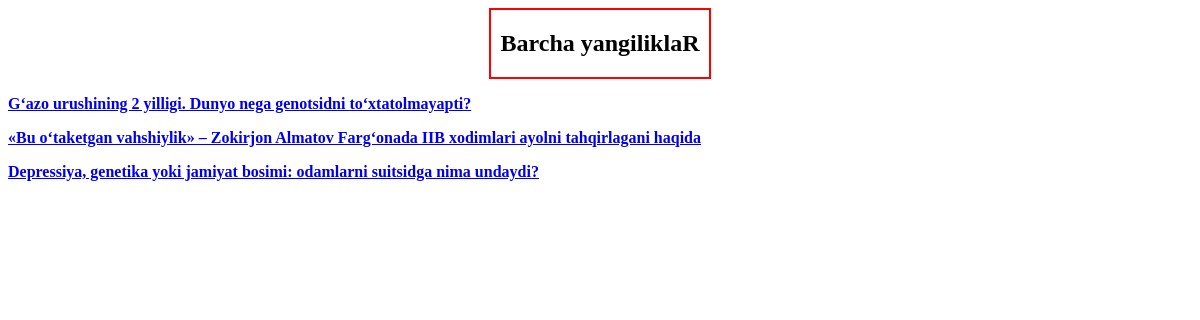
The page /all_news/ on the database as committed earlier.
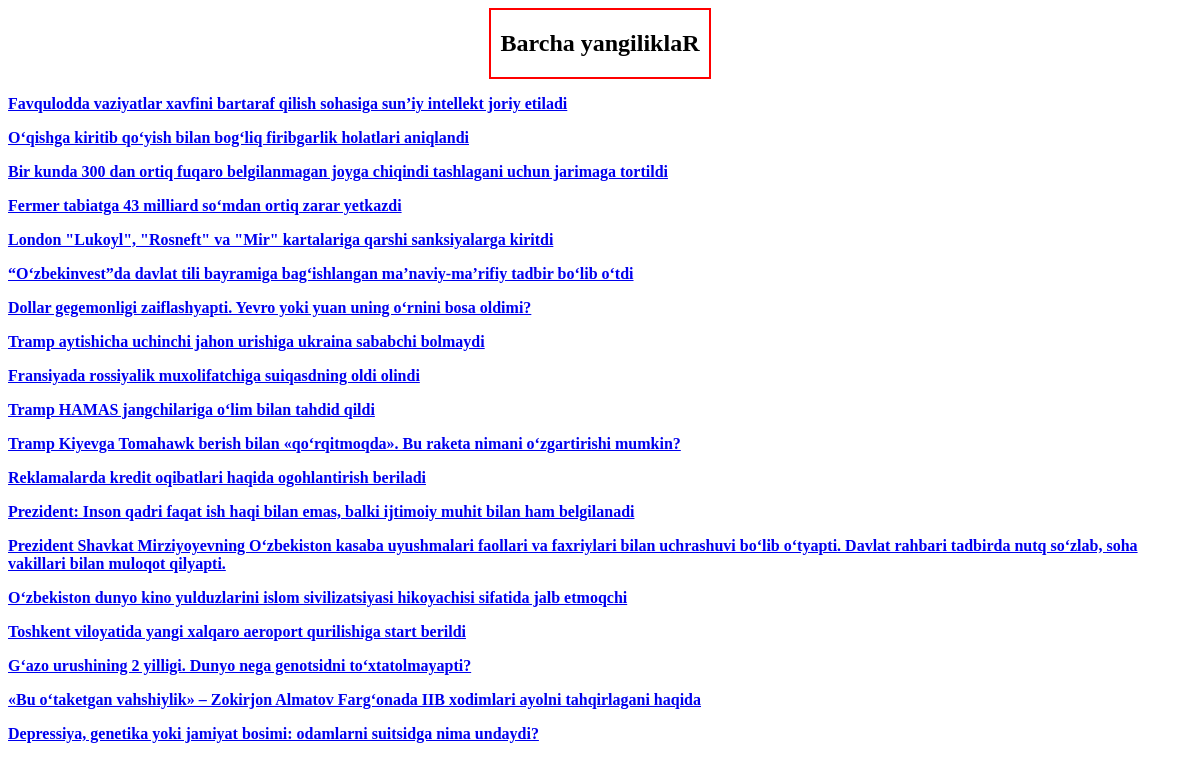
The same page on the database as committed later.
### news_project/models.py (models this page shows, shortened)
class News(models.Model):
    class Status(models.TextChoices):
        Draft = "DF", "Draft"
        Published = "PB", "Published"
    title = models.CharField(max_length=512)
    slug = models.SlugField()
    body = models.TextField()
    image = models.ImageField(upload_to='news/images/', blank=True, null=True)
    video = models.FileField(upload_to='news/videos/', blank=True, null = True)
    category = models.ForeignKey(Category, on_delete=models.CASCADE)
    published_at = models.DateTimeField(default=timezone.now)
    created_at = models.DateTimeField(auto_now_add=True)
    updated_at = models.DateTimeField(auto_now=True)
    status = models.CharField(choices=Status.choices, default=Status.Draft)
    class Meta:
        ordering = ["-published_at"]
    verbose_name_plural = "news"
    verbose_name = "news"

### news_project/views.py (the view)
# urls.py: path('all_news/', all_news, name='all_news'),
def all_news(request):
    news = News.objects.all()
    context = {
        'news':news
    }
    return render(request, 'news/all_news.html',context)

### templates/news/all_news.html (shortened to what this page needs)
<html>
<head>
</head>
<body>
    <div style="text-align: center; border: 2px solid red; margin: 0 auto; width: fit-content; padding: 0 10px;"><h2 >Barcha yangiliklaR</h2></div>
    {% for new in news %}
        <p style="font-weight: bold;"><a href="{% url 'detail' new.id %}">{{ new.title }}</a></p>
    {% endfor %}
</body>
</html>

Rows that differ between the two databases and show on the page:
added News: title "Favqulodda vaziyatlar xavfini bartaraf qilish sohasiga sun’iy intellekt joriy etiladi"
added News: title "O‘qishga kiritib qo‘yish bilan bog‘liq firibgarlik holatlari aniqlandi"
added News: title "Bir kunda 300 dan ortiq fuqaro belgilanmagan joyga chiqindi tashlagani uchun jarimaga tortildi"
added News: title "Fermer tabiatga 43 milliard so‘mdan ortiq zarar yetkazdi"
added News: title "London \"Lukoyl\", \"Rosneft\" va \"Mir\" kartalariga qarshi sanksiyalarga kiritdi"
added News: title "“O‘zbekinvest”da davlat tili bayramiga bag‘ishlangan ma’naviy-ma’rifiy tadbir bo‘lib o‘tdi"
added News: title "Dollar gegemonligi zaiflashyapti. Yevro yoki yuan uning o‘rnini bosa oldimi?"
added News: title "Tramp aytishicha uchinchi jahon urishiga ukraina sababchi bolmaydi"
added News: title "Fransiyada rossiyalik muxolifatchiga suiqasdning oldi olindi"
added News: title "Tramp HAMAS jangchilariga o‘lim bilan tahdid qildi"
added News: title "Tramp Kiyevga Tomahawk berish bilan «qo‘rqitmoqda». Bu raketa nimani o‘zgartirishi mumkin?"
added News: title "Reklamalarda kredit oqibatlari haqida ogohlantirish beriladi"
added News: title "Prezident: Inson qadri faqat ish haqi bilan emas, balki ijtimoiy muhit bilan ham belgilanadi"
added News: title "Prezident Shavkat Mirziyoyevning O‘zbekiston kasaba uyushmalari faollari va faxriylari bilan uchrashuvi bo‘lib o‘tyapti. Davlat rahbari tadbirda nutq so‘zlab, soha vakillari bilan muloqot qilyapti."
added News: title "O‘zbekiston dunyo kino yulduzlarini islom sivilizatsiyasi hikoyachisi sifatida jalb etmoqchi"
added News: title "Toshkent viloyatida yangi xalqaro aeroport qurilishiga start berildi"
